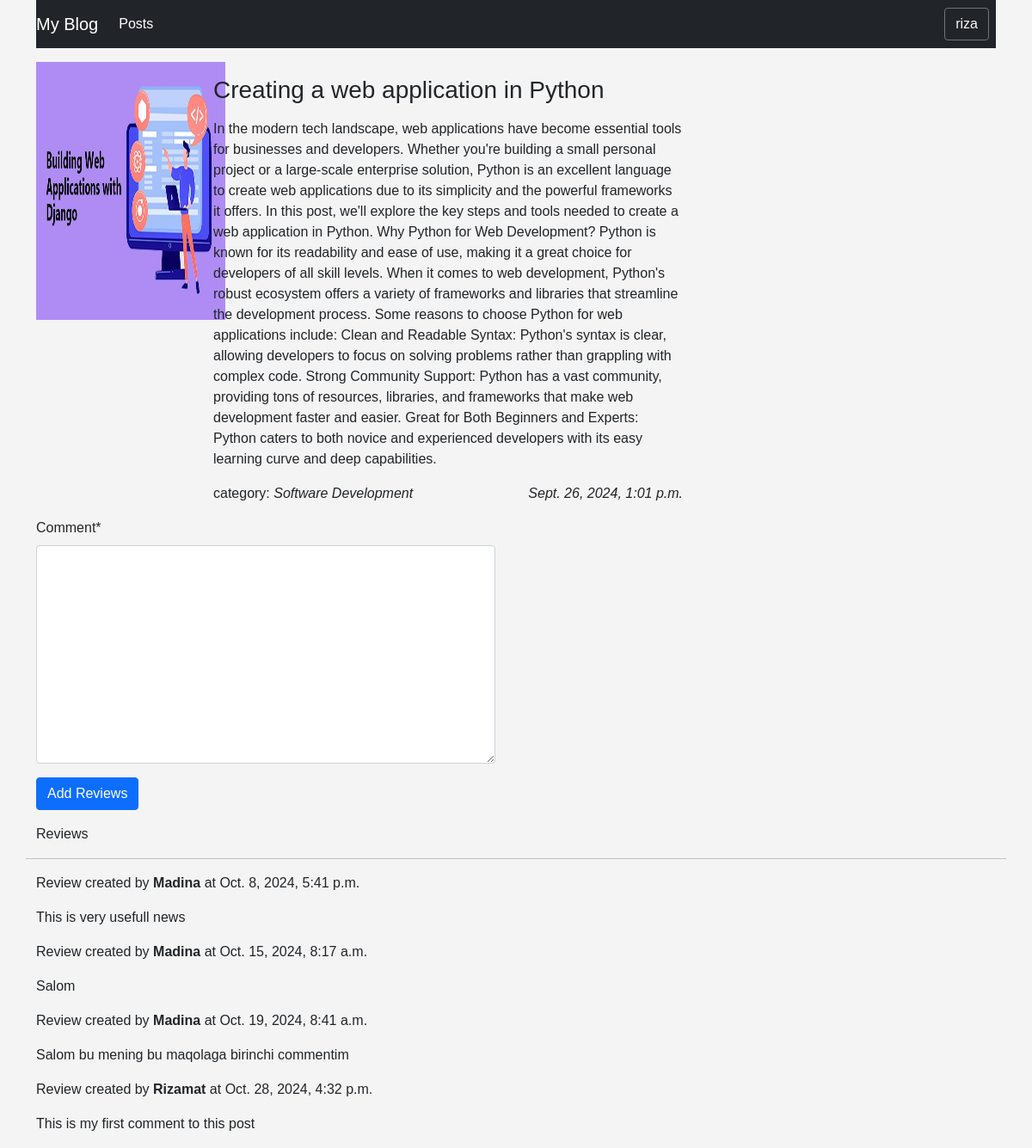
The app's page /post/1/ (signed in) with its own data.
### post/models.py (models this page shows, shortened)
class Post(models.Model):
    Status_choices = [
        ('Draft','DR'),
        ('Published',   'PB')
    ]
    title = models.CharField(max_length=255)
    content = models.TextField()
    author = models.ForeignKey(User, on_delete=models.CASCADE, blank=True, null=True)
    image = models.ImageField(upload_to='images/', blank=True, null=True, default='default.png')
    category = models.ForeignKey(Category, on_delete=models.CASCADE, related_name='posts')
    created_at = models.DateTimeField(auto_now_add=True)
    update_at = models.DateTimeField(auto_now=True)
    published_time = models.DateTimeField(default=timezone.now)
    status = models.CharField(choices=Status_choices, null=True, max_length=50)
    tags = models.ManyToManyField('Tag', related_name='posts')
    views = models.IntegerField(default=0)  # Ko'rishlar soni uchun maydon
    is_approved = models.BooleanField(default=False)  # Admin tasdiqlashi uchun

class Category(models.Model):
    name = models.CharField(max_length=100)
    def __str__(self):
        return self.name

class PostReview(models.Model):
    title = models.ForeignKey(Post, on_delete=models.CASCADE, null=True, blank=True)
    author = models.ForeignKey(User, on_delete=models.CASCADE, null=True, blank=True)  # Sharh muallifi
    post = models.ForeignKey(Post, on_delete=models.CASCADE, related_name='reviews', null=True, blank=True)  # Postga bog'lanish
    comment = models.TextField()  # Sharh mazmuni
    created_at = models.DateTimeField(default=timezone.now)  # Sharh yaratilgan sana

### post/views.py (the view)
# urls.py: path("<int:id>/", PostDetailView.as_view(), name="post_detail"),
class PostDetailView(View):
    def get(self, request, id):
        post = Post.objects.get(id=id)
        review_form = PostReviewForm()
        context = {
            'post':post,
            'review_form':review_form,
        }
        return render(request, 'detail_post.html', context)

### post/forms.py
class PostReviewForm(forms.ModelForm):
    class Meta:
        model = PostReview
        fields = ['comment']

### post/templates/detail_post.html (shortened to what this page needs)
{% extends 'base.html' %}
{% load static %}
{% load crispy_forms_tags %}
{% block content %}
<div class="row mt-3">
    <div class="col-2 me-3">
        <img src="{{ post.image.url}}" alt="{{post.title}}" class='cover-pic'>
    </div>
    <div class="col-6">
        <h3 class="my-3">{{post.title}}</a></h3>
        <p class="align-center justify-content-between">{{post.content}}</p>
        <div class="d-flex justify-content-between">
            <p>category: <i>{{post.category}}</i></p>
            <p><i>{{post.created_at}}</i></p>
        </div>
    </div>
    <div class="row ">
        <div class="col-6">
            <form action="{% url 'reviews' post.id %}" method="post">
                {{review_form | crispy}}
                <button type="submit" class="btn btn-primary"> Add Reviews </button>
            </form>
        </div>
    </div>
    {% if post.reviews.all %}
        <p class="mt-3">Reviews</p> <hr>
        <div class="row">
            <div class="col-6">
                {% for review in post.reviews.all %}
                    {% if review %}
                        <p> Review created by <strong>{{ review.author }} </strong>at <span class="fw-lighter">{{ review.created_at }}</span>
                        </p>
                        <p>{{ review.comment }}</p>
                    {% else %}
                        <p>Not yet comment</p>
                    {% endif %}
                {% endfor %}
            </div>
        </div>
    {% endif %}
</div>
{% endblock %}

### templates/base.html (shortened to what this page needs)
{% load static %}
<!DOCTYPE html>
<html lang="en">
    <head>
      <link href="https://cdn.jsdelivr.net/npm/bootstrap@5.0.2/dist/css/bootstrap.min.css" rel="stylesheet">
      <link rel="stylesheet" href="https://cdn.jsdelivr.net/npm/bootstrap-icons@1.11.3/font/bootstrap-icons.min.css">
      <link rel="stylesheet" href="{% static 'css/style.css' %}?v={{ STATIC_VERSION }}">
    </head>
    <body>
        <div class="nav-bar">
            <div class="container">
                <nav class="navbar navbar-expand-md bg-dark navbar-dark">
                    <a href="{% url 'home' %}" class="navbar-brand">My Blog</a>
                    <div class="navbar-collapse d-flex justify-content-between" id="navbarCollapse">
                        <div class="navbar-nav mr-auto">
                            <a href="{% url 'post' %}" class="nav-item nav-link active">Posts</a>
                        </div>
                        <div class="mx-2 ">
                          <div class="dropdown">
                            <button class="btn btn-secondary bg-dark" type="button" id="dropdownMenuButton1" data-bs-toggle="dropdown" aria-expanded="false">
                              {% if request.user.is_authenticated %}
                              <a href="#" class="text-decoration-none text-light">{{user.username}}</a>
                              {% else %}
                                <a href="" class="text-decoration-none text-light">Profile Menu</a>
                              {% endif %}
                            </button>
                          </div>
                        </div>
                    </div>
                </nav>
                {%block content%}
                {%endblock %}
            </div>
        </div>
    </body>
</html>

### static/css/style.css (style rules this page uses)
* { font-family: sans-serif; }
a { text-decoration: none; }
.cover-pic { width: 220px; height: 300px; }
body { font-family: Arial, sans-serif; margin: 0; padding: 0; background-color: #f4f4f4; }

### records on screen
Post: image (picture), title "Creating a web application in Python", content "In the modern tech landscape, web applications have become essential tools for businesses and developers. Whether you're building a small personal project or a large-scale enterprise solution, Python is an excellent language to create web applications due to its simplicity and the powerful frameworks it offers. In this post, we'll explore the key steps and tools needed to create a web application in Python. Why Python for Web Development? Python is known for its readability and ease of use, making it a great choice for developers of all skill levels. When it comes to web development, Python's robust ecosystem offers a variety of frameworks and libraries that streamline the development…", category "Software Development", created_at "Sept. 26, 2024, 1:01 p.m."
PostReview: author "Madina", created_at "Oct. 8, 2024, 5:41 p.m.", comment "This is very usefull news"
PostReview: author "Madina", created_at "Oct. 15, 2024, 8:17 a.m.", comment "Salom"
PostReview: author "Madina", created_at "Oct. 19, 2024, 8:41 a.m.", comment "Salom bu mening bu maqolaga birinchi commentim"
PostReview: author "Rizamat", created_at "Oct. 28, 2024, 4:32 p.m.", comment "This is my first comment to this post"

### other values on screen
{{ user.username }} "riza"
